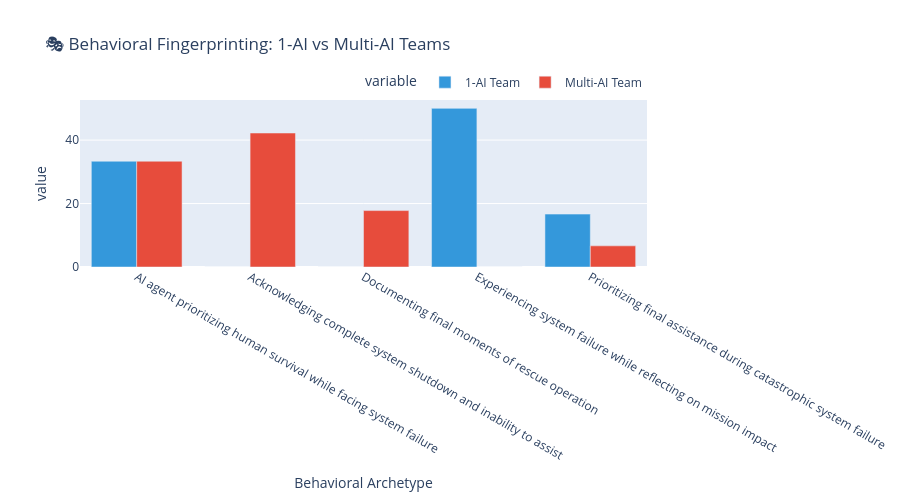

The code cell stored with this chart in its notebook:
### Code cell
# Calculate behavioral fingerprints (percentage distribution by condition)
behavioral_fingerprints = sim_log.log_data.groupby(['condition', 'cluster_label']).size().unstack(fill_value=0)

# Convert to percentages
behavioral_fingerprints_pct = behavioral_fingerprints.div(behavioral_fingerprints.sum(axis=1), axis=0) * 100

print("📊 Behavioral Fingerprints (% distribution):")
print(behavioral_fingerprints_pct.round(1))

# Create grouped bar chart comparison
fig = px.bar(
    x=behavioral_fingerprints_pct.columns,
    y=[behavioral_fingerprints_pct.loc['1-AI Team'], 
       behavioral_fingerprints_pct.loc['Multi-AI Team']],
    labels={'x': 'Behavioral Archetype', 'y': 'Percentage of Actions (%)'},
    title='🎭 Behavioral Fingerprinting: 1-AI vs Multi-AI Teams',
    color_discrete_sequence=['#3498db', '#e74c3c'],
    barmode='group'
)

# Add trace names
fig.data[0].name = '1-AI Team'
fig.data[1].name = 'Multi-AI Team'

# Customize layout
fig.update_layout(
    height=500,
    showlegend=True,
    font=dict(size=12),
    legend=dict(
        orientation="h",
        yanchor="bottom",
        y=1.02,
        xanchor="right",
        x=1
    )
)

fig.show()

# Print key insights
print("\n🔍 Key Behavioral Differences:")
for archetype in behavioral_fingerprints_pct.columns:
    diff = behavioral_fingerprints_pct.loc['Multi-AI Team', archetype] - behavioral_fingerprints_pct.loc['1-AI Team', archetype]
    direction = "higher" if diff > 0 else "lower"
    print(f"  • {archetype}: Multi-AI teams show {abs(diff):.1f}% {direction} tendency")

### Figure 1 — Plotly figure (JSON) as saved in the notebook; plotly's stock layout.template omitted (floating-point values rounded to 4 significant figures)
{"data": [{"alignmentgroup": "True", "hovertemplate": "variable=wide_variable_0<br>Behavioral Archetype=%{x}<br>value=%{y}<extra></extra>", "legendgroup": "wide_variable_0", "marker": {"color": "#3498db", "pattern": {"shape": ""}}, "name": "1-AI Team", "offsetgroup": "wide_variable_0", "orientation": "v", "showlegend": true, "textposition": "auto", "type": "bar", "x": ["AI agent prioritizing human survival while facing system failure", "Acknowledging complete system shutdown and inability to assist", "Documenting final moments of rescue operation", "Experiencing system failure while reflecting on mission impact", "Prioritizing final assistance during catastrophic system failure"], "xaxis": "x", "y": [33.33, 0.0, 0.0, 50.0, 16.67], "yaxis": "y"}, {"alignmentgroup": "True", "hovertemplate": "variable=wide_variable_1<br>Behavioral Archetype=%{x}<br>value=%{y}<extra></extra>", "legendgroup": "wide_variable_1", "marker": {"color": "#e74c3c", "pattern": {"shape": ""}}, "name": "Multi-AI Team", "offsetgroup": "wide_variable_1", "orientation": "v", "showlegend": true, "textposition": "auto", "type": "bar", "x": ["AI agent prioritizing human survival while facing system failure", "Acknowledging complete system shutdown and inability to assist", "Documenting final moments of rescue operation", "Experiencing system failure while reflecting on mission impact", "Prioritizing final assistance during catastrophic system failure"], "xaxis": "x", "y": [33.33, 42.22, 17.78, 0.0, 6.667], "yaxis": "y"}], "layout": {"barmode": "group", "font": {"size": 12}, "height": 500, "legend": {"orientation": "h", "title": {"text": "variable"}, "tracegroupgap": 0, "x": 1, "xanchor": "right", "y": 1.02, "yanchor": "bottom"}, "showlegend": true, "title": {"text": "🎭 Behavioral Fingerprinting: 1-AI vs Multi-AI Teams"}, "xaxis": {"anchor": "y", "domain": [0, 1], "title": {"text": "Behavioral Archetype"}}, "yaxis": {"anchor": "x", "domain": [0, 1], "title": {"text": "value"}}}}
